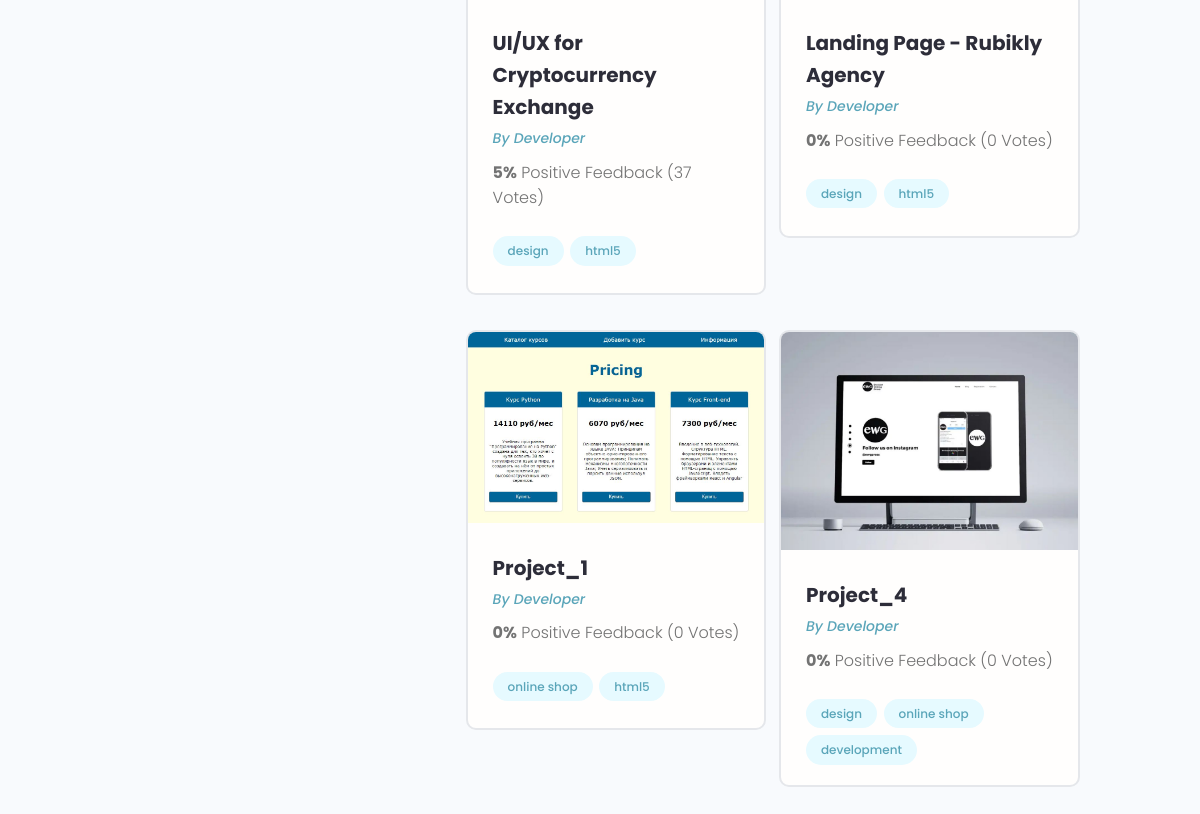
/profile/3/ (lower part), run on an earlier commit of the app's database.
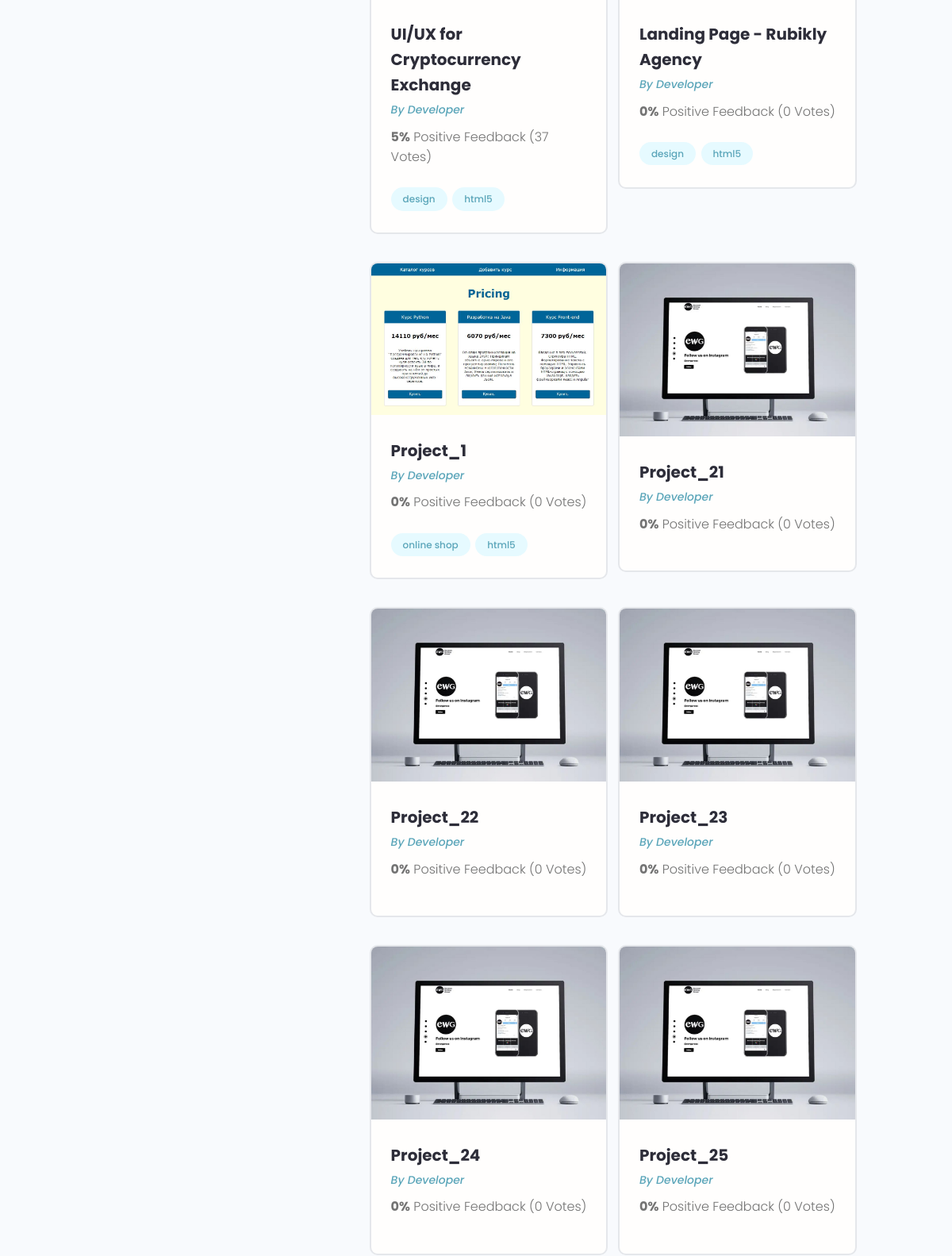
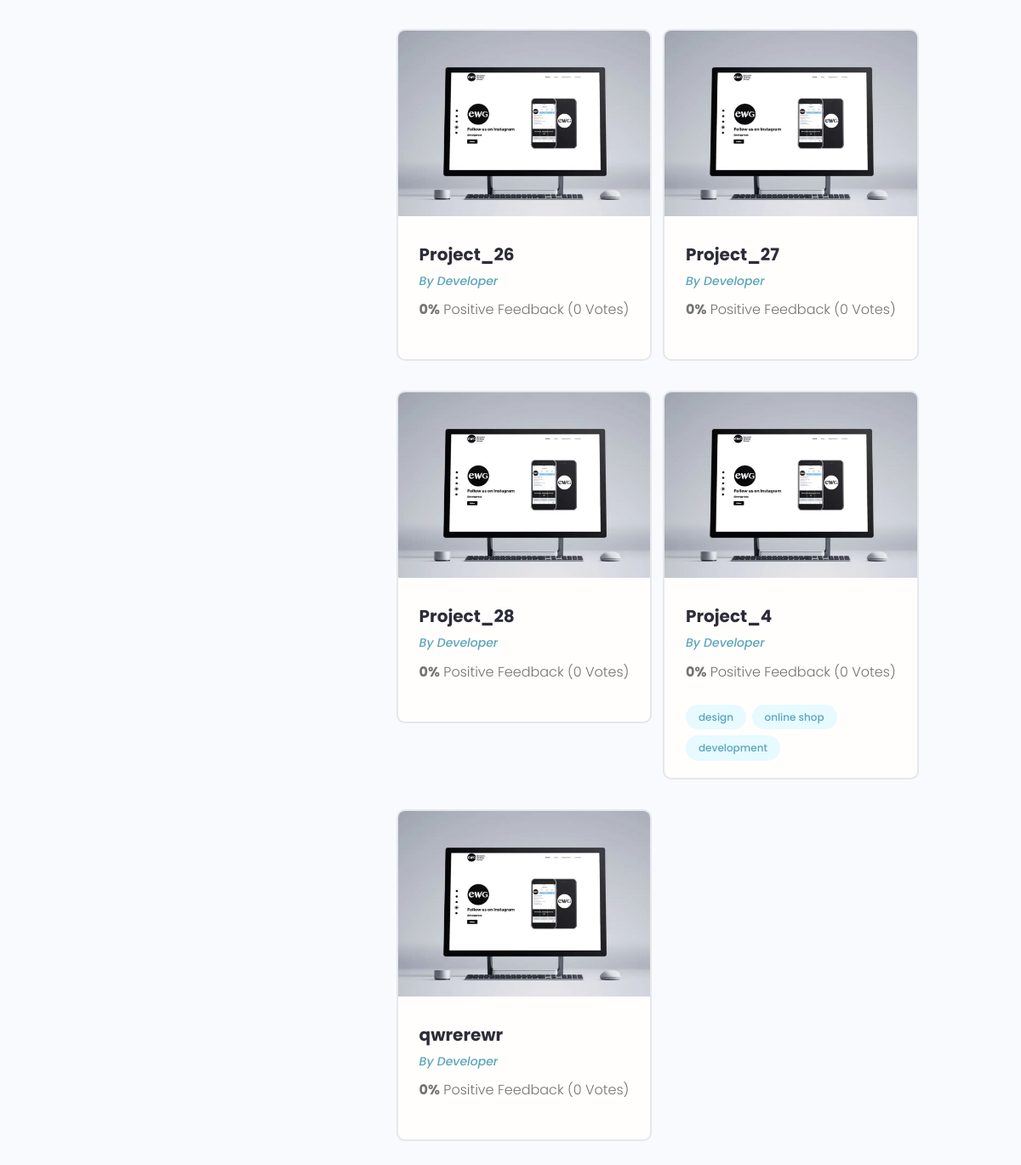
And on a later commit of the database (2 pictures, top to bottom).
### projects/models.py (models this page shows, shortened)
class Project(models.Model):
    owner = models.ForeignKey(Profile, on_delete=models.SET_NULL, blank=True, null=True)
    title = models.CharField(max_length=200)
    description = models.TextField(blank=True, null=True)
    featured_image = models.ImageField(upload_to="projects/%Y/%m/%d/", default="default.jpg")
    demo_link = models.CharField(max_length=200, blank=True, null=True)
    source_link = models.CharField(max_length=200, blank=True, null=True)
    tags = models.ManyToManyField('Tag', blank=True)
    vote_total = models.IntegerField(default=0)
    vote_ratio = models.IntegerField(default=0)
    created = models.DateTimeField(auto_now_add=True)
    class Meta:
        ordering = ["-vote_ratio", "-vote_total", "title"]

class Tag(models.Model):
    name = models.CharField(max_length=200)
    created = models.DateTimeField(auto_now_add=True)
    def __str__(self):
        return self.name

### users/models.py (models this page shows, shortened)
class Profile(models.Model):
    user = models.OneToOneField(User, on_delete=models.CASCADE, blank=True, null=True)
    name = models.CharField(max_length=200, blank=True, null=True)
    email = models.EmailField(max_length=200, blank=True, null=True)
    username = models.CharField(max_length=200, blank=True, null=True)
    short_info = models.CharField(max_length=200, blank=True, null=True)
    bio = models.TextField(blank=True, null=True)
    profile_image = models.ImageField(upload_to="profiles/", default='profiles/user-default.png')
    social_github = models.CharField(max_length=200, blank=True, null=True)
    social_youtube = models.CharField(max_length=200, blank=True, null=True)
    social_website = models.CharField(max_length=200, blank=True, null=True)
    created = models.DateTimeField(auto_now_add=True)

### users/views.py (the view)
# urls.py: path('profile/<str:pk>/', views.user_profile, name="user_profile"),
def user_profile(request, pk):
    prof = Profile.objects.get(id=pk)
    top_skills = prof.skill_set.exclude(description__exact="")
    other_skills = prof.skill_set.filter(description="")
    context = {
        'profile': prof,
        'top_skills': top_skills,
        'other_skills': other_skills
    }
    return render(request, 'users/profile.html', context)

### users/templates/users/profile.html (shortened to what this page needs)
{% extends 'projects/base.html' %}
{% block content %}
  <main class="profile my-md">
    <div class="container">
      <div class="layout">
        <div class="column column--1of3">
        </div>
        <div class="column column--2of3">
          <div class="devInfo">
            <div class="grid grid--two">
              {% for project in profile.project_set.all %}
              <div class="column">
                <div class="card project">
                  <a href="{% url 'project' project.id %}" class="project">
                    <img class="project__thumbnail" src="{{ project.featured_image.url }}" alt="project thumbnail" />
                    <div class="card__body">
                      <h3 class="project__title">{{ project.title }}</h3>
                      <p><a class="project__author" href="{% url 'user_profile' project.owner.id %}">By {{project.owner.name}}</a></p>
                      <p class="project--rating">
                        <span style="font-weight: bold;">{{ project.vote_ratio }}%</span> Positive
                        Feedback ({{ project.vote_total }} Vote{{project.vote_total|pluralize:"s"}})
                      </p>
                      <div class="project__tags">
                        {% for tag in project.tags.all %}
                        <span class="tag tag--pill tag--main">
                          <small>{{ tag }}</small>
                        </span>
                        {% endfor %}
                      </div>
                    </div>
                  </a>
                </div>
              </div>
              {% endfor %}
            </div>
          </div>
        </div>
      </div>
    </div>
  </main>
{% endblock %}

What changed in the data, as far as the page shows it:
added Project: featured_image (placeholder picture), title "Project_21", owner.name "Developer", vote_ratio "0", vote_total "0"
added Project: featured_image (placeholder picture), title "Project_22", owner.name "Developer", vote_ratio "0", vote_total "0"
added Project: featured_image (placeholder picture), title "Project_23", owner.name "Developer", vote_ratio "0", vote_total "0"
added Project: featured_image (placeholder picture), title "Project_24", owner.name "Developer", vote_ratio "0", vote_total "0"
added Project: featured_image (placeholder picture), title "Project_25", owner.name "Developer", vote_ratio "0", vote_total "0"
added Project: featured_image (placeholder picture), title "Project_26", owner.name "Developer", vote_ratio "0", vote_total "0"
added Project: featured_image (placeholder picture), title "Project_27", owner.name "Developer", vote_ratio "0", vote_total "0"
added Project: featured_image (placeholder picture), title "Project_28", owner.name "Developer", vote_ratio "0", vote_total "0"
added Project: featured_image (placeholder picture), title "qwrerewr", owner.name "Developer", vote_ratio "0", vote_total "0"
